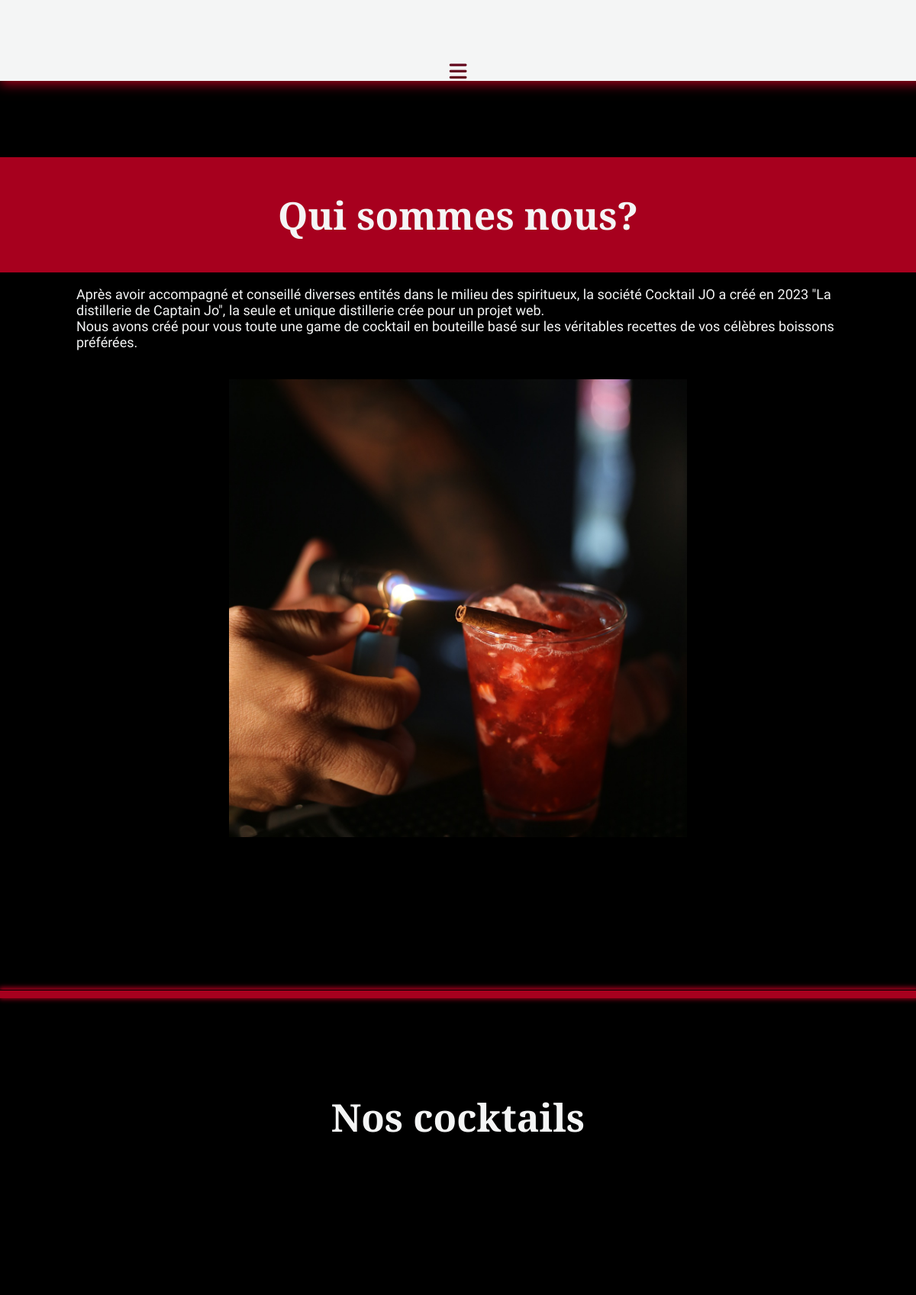
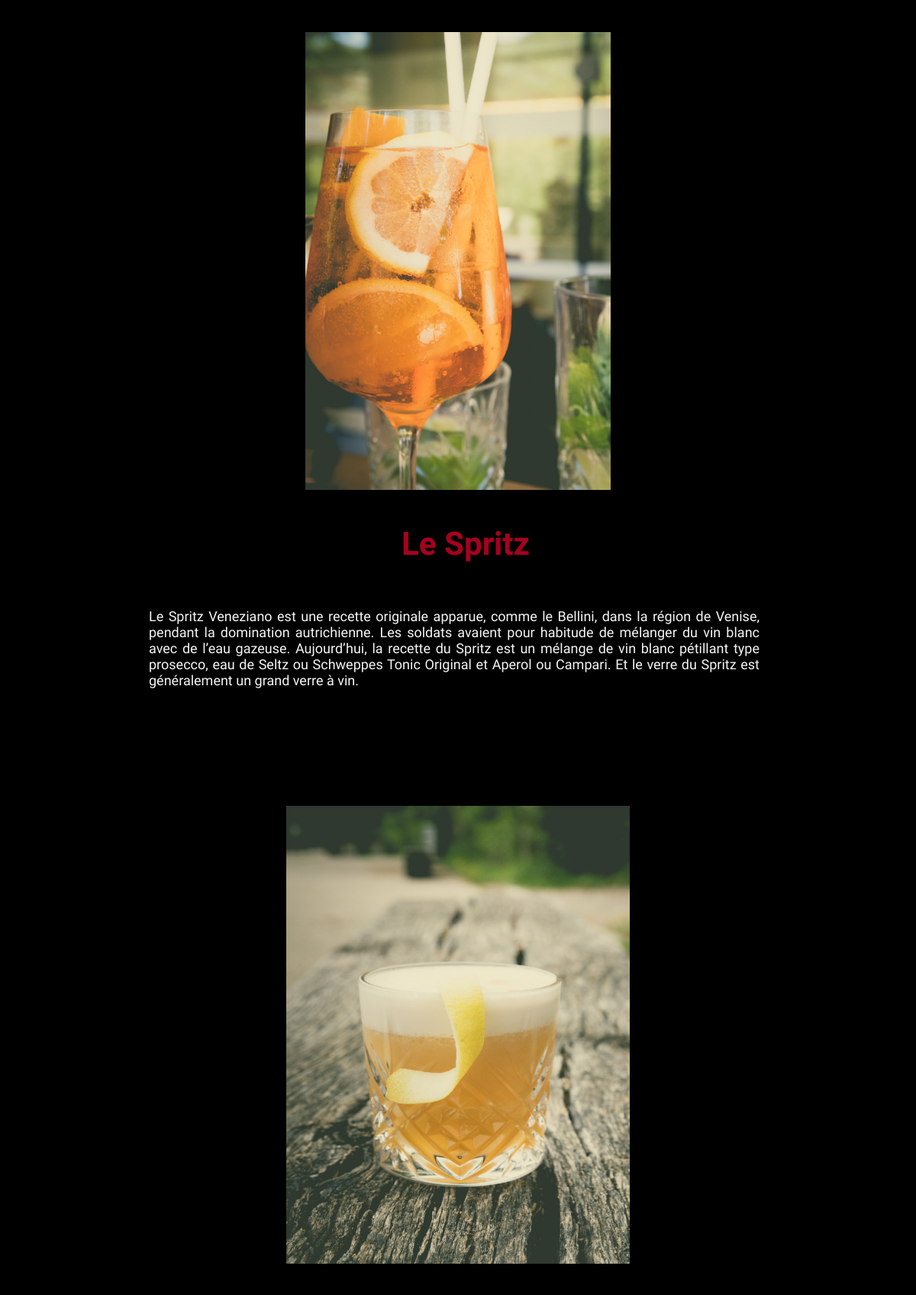
The page / (upper part) on the database its author committed (2 pictures, top to bottom).
### tables this page shows
CREATE TABLE `cocktails` (
  `ID` int(11) NOT NULL,
  `Nom` varchar(150) NOT NULL,
  `Images` varchar(255) NOT NULL,
  `Descriptions` varchar(1000) NOT NULL,
  `Ingredients` varchar(255) NOT NULL
);

### index.php (the view, shortened to what this page needs)
<?php
require_once("Connexionbdd/connex.php");
?>
<!DOCTYPE html>
<html lang="fr">
<head>
    <link rel="stylesheet" href="css/Style.css">
    <link rel="stylesheet" href="css/Baniere.css">
    <link rel="stylesheet" href="css/baseMedias.css">
    <link rel="stylesheet" href="css/Footer.css">
    <link rel="stylesheet" href="https://cdnjs.cloudflare.com/ajax/libs/font-awesome/6.4.0/css/all.min.css">
</head>
<body>
    <header id="acceuil">
        <nav id="Navigation">
            <a class="icons" onclick="toggleNav()"><i class="fa-solid fa-bars"></i></a>
        </nav>
    </header>
    <section id="section1">
        <div class="Titre1">
            <h1>Qui sommes nous?</h1>
        </div>
        <div id="divtext1">
            <div class="text1">
                <p>
                    Après avoir accompagné et conseillé diverses entités dans le milieu des spiritueux,
                    la société Cocktail JO a créé en 2023
                    "La distillerie de Captain Jo", la seule et unique distillerie crée pour un projet web.<br>
                    Nous avons créé pour vous toute une game de cocktail en bouteille
                    basé sur les véritables recettes de vos célèbres boissons préférées.
                </p>
            </div>
            <div class="image1"></div>
        </div>
    </section>
    <div id="trait"></div>
    <section id="section2">
        <div class="Titre2">
            <h2>Nos cocktails</h2>
        </div>
        <?php
        $turner = false;
        $SQL_SELECT = "SELECT * FROM `cocktails` WHERE 1";
        $resultat = mysqli_query($db, $SQL_SELECT);
        while ($enrg = mysqli_fetch_assoc($resultat)) {
            $IdCocktails = $enrg['ID'];
            $Nom = $enrg["Nom"];
            $images = $enrg['Images'];
            $Desc = $enrg['Descriptions'];
            if ($turner == true) {
                $turner = false;
            } else {
                $turner = true;
            }
        ?>
            <div class="contenant">
                <div id="img<?php echo $turner == false ? "1" : "2"; ?>">
                    <a href="grandeimage.php?ref=<?php print $IdCocktails; ?> ">
                        <img src="img/<?php print $images; ?> " class="Photo"></a>
                    <div class="div1h3">
                        <h3 class="Titreh3"><?php print $Nom; ?></h3>
                        <p class="textcocktail2"> <?php print $Desc; ?>
                        </p>
                    </div>
                </div>
            </div>
        <?php
        }
        ?>
    </section>
</body>
</html>

### css/Style.css (style rules this page uses)
body { margin: 0; background-color: #000000; }
#section1 { width: 100%; background-color: #A7001E; }
.Titre1 { margin-top: 100px; display: flex; flex-wrap: wrap; flex-direction: column; justify-content: center; align-items: center; width: 100%; }
.Titre1 h1 { color: #F4F5F5; }
h1 { font-family: 'Playfair Display', serif; font-size: 50px; }
#divtext1 { width: 100%; display: flex; flex-wrap: wrap; flex-direction: row; justify-content: center; align-items: center; background-color: #000000; }
.text1 { font-family: 'Fira Sans Condensed', sans-serif; display: block; width: 1000px; color: #F4F5F5; font-size: 22px; }
.image1 { margin-top: 20px; background: url(../img/Barman.jpg); background-size: cover; background-position: center; width: 600px; height: 600px; }
#trait { margin-bottom: 80px; margin-top: 100px; width: 100%; background-color: #A7001E; height: 10px; border-top: #000000 solid 1px; border-radius: #000000 solid 1px; box-shadow: 1px -1px 6px 2px #A7001E; }
#section2 { width: 100%; background-color: #000000; }
.contenant { display: flex; flex-direction: column; align-items: center; }
.Titre2 { display: flex; flex-direction: column; align-items: center; }
h2 { font-family: 'Playfair Display', serif; color: #F4F5F5; font-size: 50px; }
#img1 { display: flex; align-items: center; }
#img1 img { width: 450px; height: 600px; margin-top: 50px; margin-left: 300px; transform: scale(1); transition: 0.1s ease-in-out; }
h3 { font-family: 'Courgette'; color: #A7001E; }
#img2 { flex-direction: row-reverse; display: flex; align-items: center; }
#img2 img { width: 400px; height: 600px; margin-top: 50px; margin-right: 300px; transform: scale(1); transition: 0.1s ease-in-out; }
.textcocktail2 { font-family: 'Fira Sans Condensed', sans-serif; margin-right: 30px; font-size: 24px; }
.div1h3 { display: flex; flex-direction: column; align-items: center; height: 30px; width: 900px; color: #F4F5F5; font-size: 36px; text-align: justify; margin-bottom: 180px; margin-left: 20px; }

### css/Baniere.css (style rules this page uses)
body { margin: 0; }
h1 { font-family: 'Playfair Display', serif; }
#acceuil { background-color: #F4F5F5; display: flex; }
#Navigation { width: 100%; background-color: #F4F5F5; text-align: center; box-shadow: 5px -1px 15px 5px #A7001E; }
#Navigation a { font-family: 'Playfair Display', serif; text-decoration: none; padding: 10px 50px; line-height: 6.5rem; background-image: linear-gradient(to right, #1e0f1c, #a7001e); background-clip: text; -webkit-background-clip: text; color: transparent; font-size: 42px; }
.icons { display: none; }

### css/baseMedias.css (style rules this page uses)
@media (max-width: 1800px) { #Navigation a { font-size: 34px; } }
@media (max-width: 1400px) { #Navigation a { font-size: 26px; } }
@media (max-width: 1600px) { .text1 { font-size: 22px; } }
@media (max-width: 1600px) { #img2 p { font-size: 22px; } }
@media (max-width: 1600px) { .div1h3 { width: 100%; margin-left: 20px; } }
@media (max-width: 1260px) { #Navigation a { line-height: 3.2rem; } }
@media (max-width: 1260px) { #Navigation .icons { width: 100%; margin-top: 80px; padding: 0; } }
@media (max-width: 1260px) { .icons { display: flex; flex-direction: column; justify-content: center; align-items: center; cursor: pointer; color: #000000; font-size: 90px; } }
@media (max-width: 1260px) { #img1 { display: flex; flex-direction: column; margin-top: 200px; } }
@media (max-width: 1260px) { .text1 { font-size: 18px; } }
@media (max-width: 1260px) { #img2 p { width: 800px; font-size: 18px; } }
@media (max-width: 1260px) { #img1 img { margin: 0; } }
@media (max-width: 1260px) { #img2 { display: flex; flex-direction: column; margin-top: 200px; } }
@media (max-width: 1260px) { #img2 img { margin: 0; } }
@media (max-width: 1260px) { #trait { margin-top: 200px; } }

### css/Footer.css (style rules this page uses)
html { position: relative; min-height: 100%; }

### rows shown on the page
cocktails: Images (picture), Nom "Le Spritz", Descriptions "Le Spritz Veneziano est une recette originale apparue, comme le Bellini, dans la région de Venise, pendant la domination autrichienne. Les soldats avaient pour habitude de mélanger du vin blanc avec de l’eau gazeuse. Aujourd’hui, la recette du Spritz est un mélange de vin blanc pétillant type prosecco, eau de Seltz ou Schweppes Tonic Original et Aperol ou Campari. Et le verre du Spritz est généralement un grand verre à vin."
cocktails: Images (picture)
